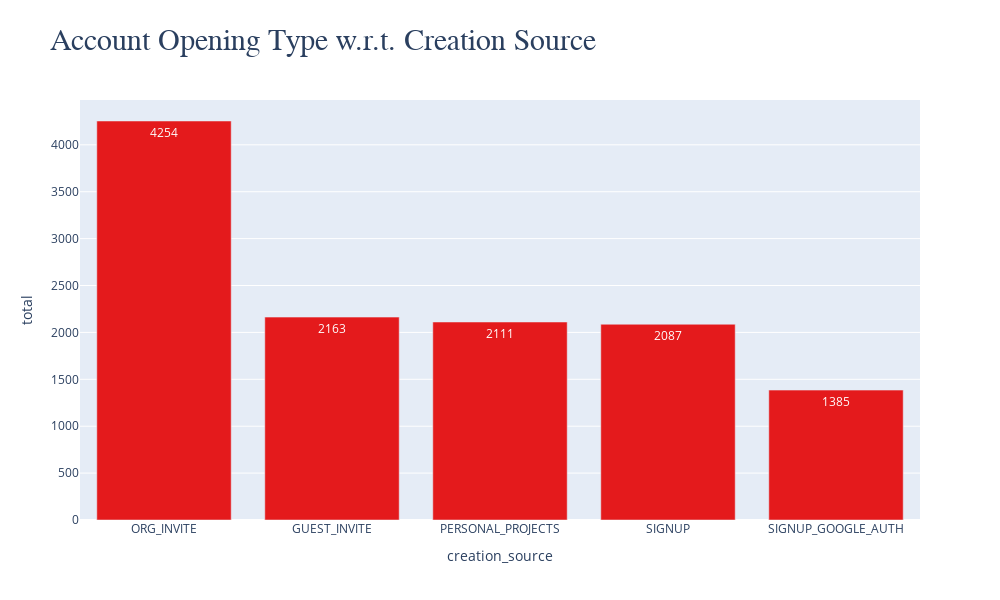

Source (notebook cell):
### Code cell
fig = px.bar(
    account_opening_reasons,
    x='creation_source',
    y='total',
    title='Account Opening Type w.r.t. Creation Source',
    text_auto=True,
    #template='plotly_dark',
    color_discrete_sequence=px.colors.qualitative.Set1
)

fig.update_layout(
    height=600,
    width=1000,
    title=dict(
        font=dict(
            size=30,
            family='Time New Roman'
        )
    )
)

fig.show()

### Figure 1 — Plotly figure (JSON) as saved in the notebook; plotly's stock layout.template omitted (floating-point values rounded to 4 significant figures)
{"data": [{"alignmentgroup": "True", "hovertemplate": "creation_source=%{x}<br>total=%{y}<extra></extra>", "legendgroup": "", "marker": {"color": "rgb(228,26,28)", "pattern": {"shape": ""}}, "name": "", "offsetgroup": "", "orientation": "v", "showlegend": false, "textposition": "auto", "texttemplate": "%{y}", "type": "bar", "x": ["ORG_INVITE", "GUEST_INVITE", "PERSONAL_PROJECTS", "SIGNUP", "SIGNUP_GOOGLE_AUTH"], "xaxis": "x", "y": [4254, 2163, 2111, 2087, 1385], "yaxis": "y"}], "layout": {"barmode": "relative", "height": 600, "legend": {"tracegroupgap": 0}, "title": {"font": {"family": "Time New Roman", "size": 30}, "text": "Account Opening Type w.r.t. Creation Source"}, "width": 1000, "xaxis": {"anchor": "y", "domain": [0, 1], "title": {"text": "creation_source"}}, "yaxis": {"anchor": "x", "domain": [0, 1], "title": {"text": "total"}}}}
